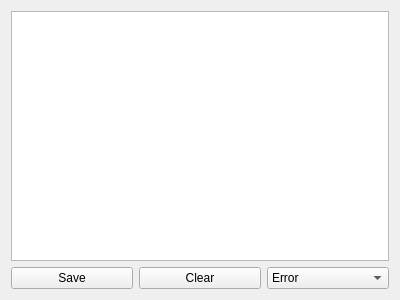
<?xml version="1.0" encoding="UTF-8"?>
<ui version="4.0">
 <class>QtLogViewer</class>
 <widget class="QWidget" name="QtLogViewer">
  <property name="geometry">
   <rect>
    <x>0</x>
    <y>0</y>
    <width>400</width>
    <height>300</height>
   </rect>
  </property>
  <property name="windowTitle">
   <string>Form</string>
  </property>
  <layout class="QVBoxLayout" name="verticalLayout_2">
   <item>
    <layout class="QVBoxLayout" name="verticalLayout">
     <item>
      <widget class="QTextEdit" name="textEdit"/>
     </item>
     <item>
      <layout class="QHBoxLayout" name="horizontalLayout">
       <item>
        <widget class="QPushButton" name="buttonSave">
         <property name="text">
          <string>Save</string>
         </property>
        </widget>
       </item>
       <item>
        <widget class="QPushButton" name="buttonClear">
         <property name="text">
          <string>Clear</string>
         </property>
        </widget>
       </item>
       <item>
        <widget class="QComboBox" name="comboLogLevel">
         <item>
          <property name="text">
           <string>Error</string>
          </property>
         </item>
         <item>
          <property name="text">
           <string>Warning</string>
          </property>
         </item>
         <item>
          <property name="text">
           <string>Message</string>
          </property>
         </item>
         <item>
          <property name="text">
           <string>Verbose</string>
          </property>
         </item>
         <item>
          <property name="text">
           <string>Debug</string>
          </property>
         </item>
        </widget>
       </item>
      </layout>
     </item>
    </layout>
   </item>
  </layout>
 </widget>
 <resources/>
 <connections/>
</ui>
